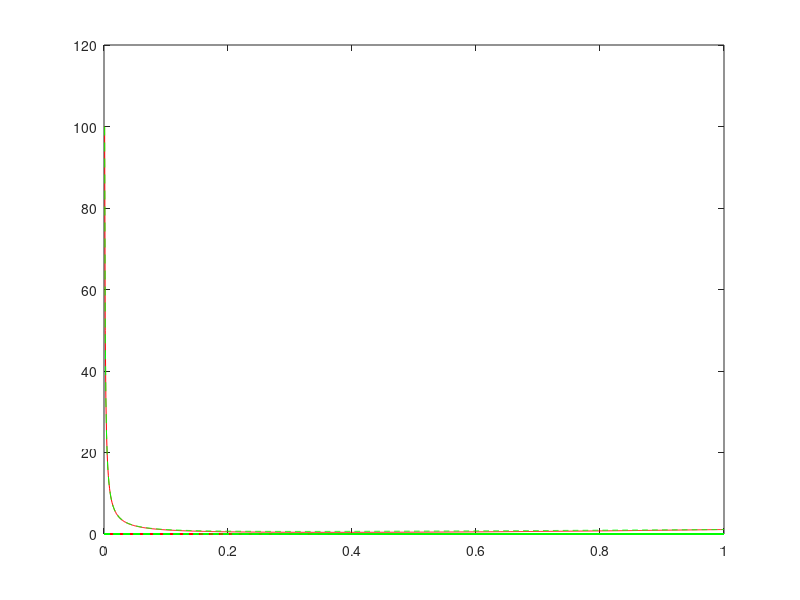

MATLAB code to generate this figure: (Note: this script raises an error after producing the figure.)
function [answer] = helper()
    x = (0:.001:1);
    centeredDifferenceError = zeros(length(x));
    forwardDifferenceError = zeros(length(x));
    for i=1:length(centeredDifferenceError)
        centeredDifferenceError(i) = f(x(i));
        forwardDifferenceError(i) = g(x(i));
    end
    
    % semilogy(x, centeredDifferenceError, 'r-');
    plot(x, centeredDifferenceError, 'r-');
    hold on
    % semilogy(x, forwardDifferenceError, 'g--');
    plot(x, forwardDifferenceError, 'g--');
    hold end
    answer = 0;
    return;
end

function [answer] = f(x) % error of centered difference 
    % answer = x*(x/2)^(-1/3) + (x/2)^(2/3);
    answer = ( .1/x ) + x^2;
    return;
end

function [answer] = g(x) % error of single difference
    % answer = 2*sqrt(x);
    answer = ( .1/x) + x;
    return;
end